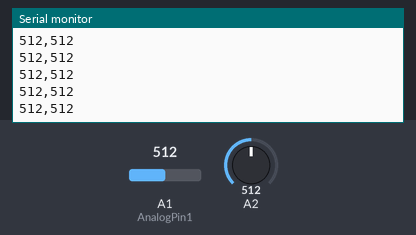
This sketch was run on a simulated Arduino Uno, built with avr-gcc and run on an emulated ATmega328P. Shown: the last lines printed to the serial monitor. Inputs (shaded band) come from the test bench; at power-on: A1 (AnalogPin1) = 512, A2 = 512.

Above: at 1.2 s.
1.3 s: A1 (AnalogPin1) set to 988
At 2.1 s:
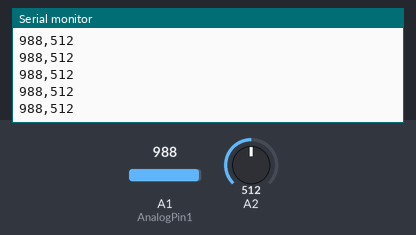
2.8 s: A1 (AnalogPin1) set to 1009
At 3.3 s:
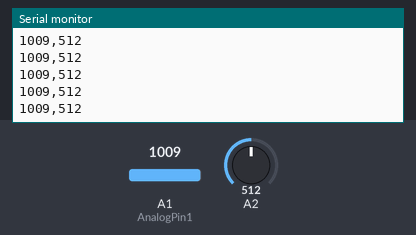
Timing chart, 0 to 5.8 s (numbered marks = the images above; inputs shaded):
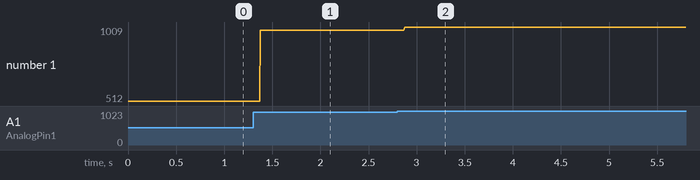

Measured:
- after the input at 1.3 s, the serial monitor: prints a new line after 0.08 s (image 1)
- after the input at 2.8 s, the serial monitor: prints a new line after 0.07 s (image 2)
- plotted number 1: 512 → 988 after the input at 1.3 s, 988 → 1009 after the input at 2.8 s

The sketch:

ArduinotoProcessing.ino
```cpp
int AnalogPin0 = A0; //Declare an integer variable, hooked up to analog pin 0
int AnalogPin1 = A1; //Declare an integer variable, hooked up to analog pin 1

void setup() {
  Serial.begin(9600); //Begin Serial Communication with a baud rate of 9600
}

void loop() {
   //New variables are declared to store the readings of the respective pins
  int Value1 = analogRead(A1);
  int Value2 = analogRead(A2);

  /*The Serial.print() function does not execute a "return" or a space
      Also, the "," character is essential for parsing the values,
      The comma is not necessary after the last variable.*/

  Serial.print(Value1, DEC);
  Serial.print(",");
  Serial.print(Value2, DEC);
  Serial.println();

}
```
